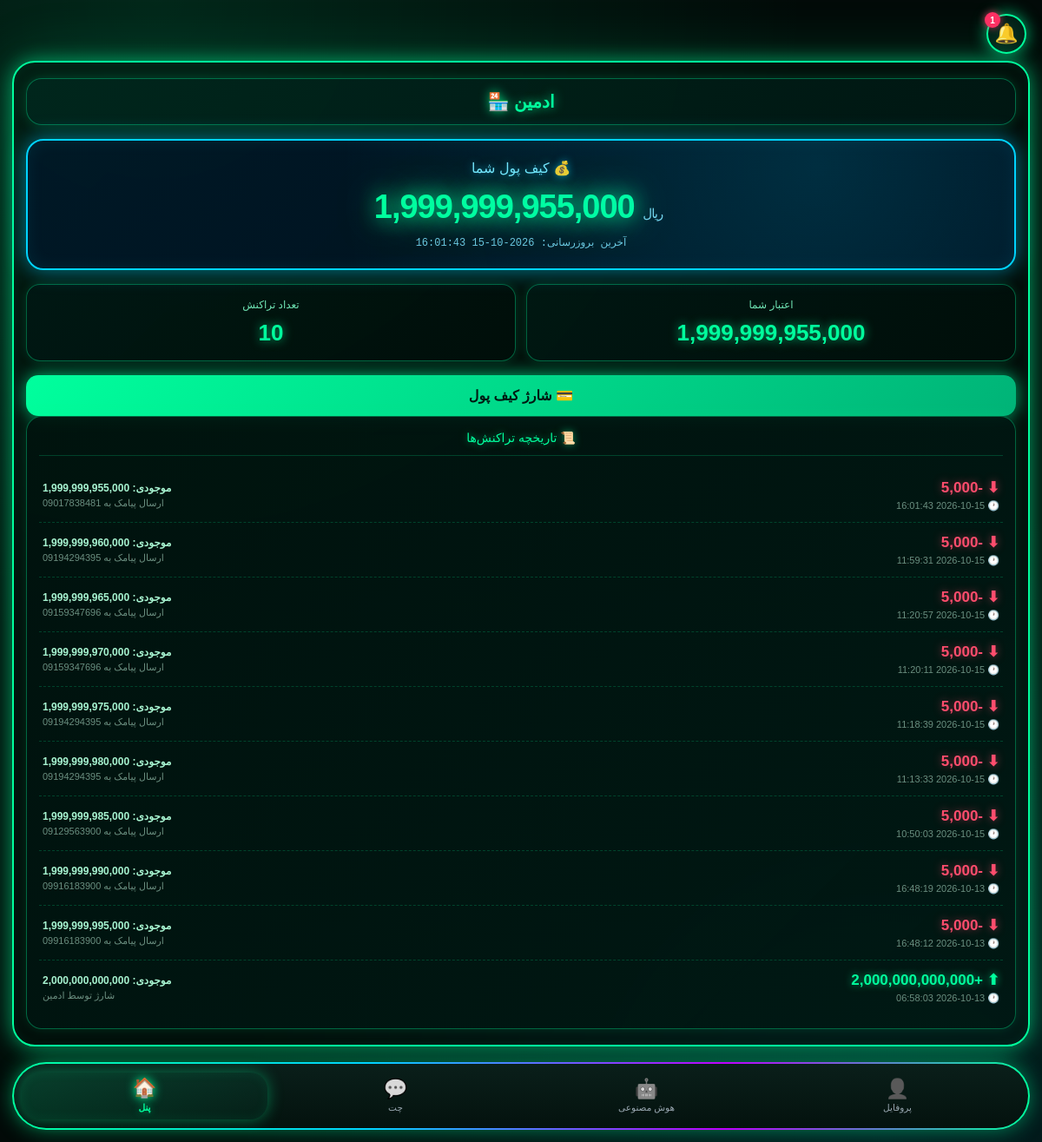
/panel/wallet (signed in), run on the app's committed database.
### tables this page shows
CREATE TABLE users (
        id INTEGER PRIMARY KEY AUTOINCREMENT,
        username TEXT UNIQUE NOT NULL,
        password TEXT NOT NULL,
        shop_name TEXT,
        phone TEXT,
        start_date TIMESTAMP DEFAULT CURRENT_TIMESTAMP,
        end_date TIMESTAMP,
        status TEXT DEFAULT 'active',
        created_at TIMESTAMP DEFAULT CURRENT_TIMESTAMP, sms_limit INTEGER DEFAULT 1000, theme TEXT DEFAULT 'neon', shop_image TEXT DEFAULT '', shop_banner TEXT DEFAULT '');

CREATE TABLE wallets (
    id INTEGER PRIMARY KEY AUTOINCREMENT,
    user_id INTEGER UNIQUE,
    balance INTEGER DEFAULT 0,
    updated_at TIMESTAMP DEFAULT CURRENT_TIMESTAMP);

CREATE TABLE transactions (
    id INTEGER PRIMARY KEY AUTOINCREMENT,
    user_id INTEGER,
    amount INTEGER,
    type TEXT,
    description TEXT,
    balance_after INTEGER,
    created_at TIMESTAMP DEFAULT CURRENT_TIMESTAMP);

### wallet_routes.py (the view)
@wallet_bp.route('/panel/wallet')
def panel_wallet():
    uid = _current_uid()
    if not uid:
        return redirect('/panel/login')
    u = get_user(uid)
    shop = u[3] if u and len(u) > 3 else ''
    txs = get_transactions(uid, 50)
    last_update = txs[0][5] if txs else 'هنوز تراکنشی نیست'
    try:
        cs = get_user_settings(uid)
    except Exception:
        cs = None
    return render_template('wallet.html',
        balance=get_wallet(uid),
        txs=txs,
        shop=shop,
        last_update=last_update,
        current_settings=cs)

### app.py (called while the page is built)
@app.context_processor
def inject_global_settings():
    try:
        if session.get("is_admin"):
            s = get_admin_settings()
        elif session.get("user_id"):
            s = get_user_settings(session["user_id"])
        else:
            s = {"avatar": None, "bg": None, "theme": "neon"}
    except Exception:
        s = {"avatar": None, "bg": None, "theme": "neon"}
    return {"current_settings": s}

@app.after_request
def _security_headers(response):
    if response.content_type and 'text/html' in response.content_type:
        response.headers["Cache-Control"] = "no-store, no-cache, must-revalidate, max-age=0"
        response.headers["Pragma"] = "no-cache"
        response.headers["Expires"] = "0"
    """هدرهای امنیتی"""
    response.headers["X-Content-Type-Options"] = "nosniff"
    response.headers["X-Frame-Options"] = "SAMEORIGIN"
    response.headers["X-XSS-Protection"] = "1; mode=block"
    response.headers["Referrer-Policy"] = "no-referrer"
    response.headers["Permissions-Policy"] = "geolocation=(), microphone=(), camera=()"
    return response

### database.py (called while the page is built, shortened)
def get_user(user_id):
    conn = sqlite3.connect(DB_PATH)
    c = conn.cursor()
    c.execute("SELECT * FROM users WHERE id=?", (user_id,))
    row = c.fetchone()
    conn.close()
    return row

def get_user_settings(user_id):
    import time
    now = time.time()
    key = f'settings_{user_id}'
    if key in _CACHE and (now - _CACHE_TIME.get(key, 0)) < CACHE_TTL:
        return _CACHE[key]

def get_wallet(user_id):
    conn = sqlite3.connect(DB_PATH) if 'DB_PATH' in dir() else sqlite3.connect('panel.db')
    c = conn.cursor()
    c.execute("SELECT balance FROM wallets WHERE user_id=?", (user_id,))
    row = c.fetchone()
    if not row:
        c.execute("INSERT INTO wallets (user_id, balance) VALUES (?, 0)", (user_id,))
        conn.commit()
        balance = 0
    else:
        balance = row[0]
    conn.close()
    return balance or 0

def get_transactions(user_id, limit=50):
    conn = sqlite3.connect('panel.db')
    c = conn.cursor()
    c.execute("SELECT id, amount, type, description, balance_after, created_at FROM transactions WHERE user_id=? ORDER BY id DESC LIMIT ?",
              (user_id, limit))
    rows = c.fetchall()
    conn.close()
    return rows

### wallet_routes.py (called while the page is built)
def _current_uid():
    return session.get('user_id') or session.get('uid') or session.get('id')

### templates/wallet.html (shortened to what this page needs)
<!DOCTYPE html>
<html lang="fa" dir="rtl">
<head>
<link rel="icon" type="image/png" href="/static/icons/icon-192.png"><link rel="apple-touch-icon" href="/static/apple-touch-icon.png"></head>
<body>
<a class="bell" href="/notifications">🔔<span class="badge">1</span></a>
<div class="frame">
  <div class="shop-header">{% if shop %}{{ shop }} 🏪{% else %}فروشگاه من 🏪{% endif %}</div>
  <div class="blue-card">
    <div class="blue-title">💰 کیف پول شما</div>
    <div class="blue-amount">{{ "{:,}".format(balance) }} <small>ریال</small></div>
    <div class="blue-sub">آخرین بروزرسانی: {{ last_update }}</div>
  </div>
  <div class="two-cards">
    <div class="small-card">
      <div class="small-label">اعتبار شما</div>
      <div class="small-value">{{ "{:,}".format(balance) }}</div>
    </div>
    <div class="small-card">
      <div class="small-label">تعداد تراکنش</div>
      <div class="small-value">{{ txs|length }}</div>
    </div>
  </div>
  <a href="/panel/wallet/charge" style="display:block;margin-top:14px;text-align:center;background:linear-gradient(135deg,#00ff9d,#00b377);color:#001a12;text-decoration:none;font-weight:bold;padding:14px;border-radius:14px;box-shadow:0 0 20px rgba(0,255,157,.7)">💳 شارژ کیف پول</a>
  <div class="options-box">
    <div class="options-title">📜 تاریخچه تراکنش‌ها</div>
    {% if txs %}
      {% for t in txs %}
        <div class="tx" style="animation-delay:{{ loop.index0 * 0.07 }}s">
          <div>
            <div class="tx-amt {% if t[1] > 0 %}plus{% else %}minus{% endif %}">
              {% if t[1] > 0 %}⬆ +{% else %}⬇ {% endif %}{{ "{:,}".format(t[1]) }}
            </div>
            <div class="tx-meta">🕐 {{ t[5] }}</div>
          </div>
          <div class="tx-right">
            <span class="bal">موجودی: {{ "{:,}".format(t[4]) }}</span>
            {{ t[3] }}
          </div>
        </div>
      {% endfor %}
    {% else %}
      <div class="empty">
        <span class="empty-icon">📭</span>
        هنوز تراکنشی ثبت نشده
      </div>
    {% endif %}
  </div>
</div>
<div class="nav-wrap">
  <div class="bottom-nav">
    <a class="nav-item" href="/panel/profile">
      <span class="ic">👤</span><span>پروفایل</span>
    </a>
    <a class="nav-item" href="/panel/ai">
      <span class="ic">🤖</span><span>هوش مصنوعی</span>
    </a>
    <a class="nav-item" href="/panel/chat">
      <span class="ic">💬</span><span>چت</span>
    </a>
    <a class="nav-item active" href="/panel/dashboard">
      <span class="ic">🏠</span><span>پنل</span>
    </a>
  </div>
</div>
{% include "_global_bg.html" %}
</body>
</html>

### static/app-feel.css (style rules this page uses)
* { -webkit-tap-highlight-color:transparent;-webkit-touch-callout:none }
html,body { overscroll-behavior:none;-webkit-overflow-scrolling:touch }
body { user-select:none;-webkit-user-select:none }
.page-fade { animation:pageFade .3s ease-out }

### data on the page
users: shop_name "ادمین"
wallets: balance "1,999,999,955,000"
transactions: created_at "2026-10-15 16:01:43", amount "-5,000", balance_after "1,999,999,955,000", description "ارسال پیامک به 09017838481"
transactions: amount "-5,000", created_at "2026-10-15 11:59:31", balance_after "1,999,999,960,000", description "ارسال پیامک به 09194294395"
transactions: amount "-5,000", created_at "2026-10-15 11:20:57", balance_after "1,999,999,965,000", description "ارسال پیامک به 09159347696"
transactions: amount "-5,000", created_at "2026-10-15 11:20:11", balance_after "1,999,999,970,000", description "ارسال پیامک به 09159347696"
transactions: amount "-5,000", created_at "2026-10-15 11:18:39", balance_after "1,999,999,975,000", description "ارسال پیامک به 09194294395"
transactions: amount "-5,000", created_at "2026-10-15 11:13:33", balance_after "1,999,999,980,000", description "ارسال پیامک به 09194294395"
transactions: amount "-5,000", created_at "2026-10-15 10:50:03", balance_after "1,999,999,985,000", description "ارسال پیامک به 09129563900"
transactions: amount "-5,000", created_at "2026-10-13 16:48:19", balance_after "1,999,999,990,000", description "ارسال پیامک به 09916183900"
transactions: amount "-5,000", created_at "2026-10-13 16:48:12", balance_after "1,999,999,995,000", description "ارسال پیامک به 09916183900"
transactions: amount "2,000,000,000,000", created_at "2026-10-13 06:58:03", balance_after "2,000,000,000,000", description "شارژ توسط ادمین"

### other printed values
{{ txs|length }} "10"
